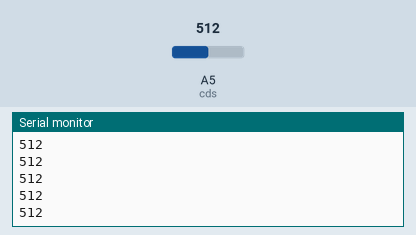
This sketch was run on a simulated Arduino Uno, built with avr-gcc and run on an emulated ATmega328P. Shown: the last lines printed to the serial monitor. The test bench sets the inputs (shaded band); at power-on: A5 (cds) = 512.

Above: at 1.2 s.
1.3 s: A5 (cds) set to 716
At 1.56 s:
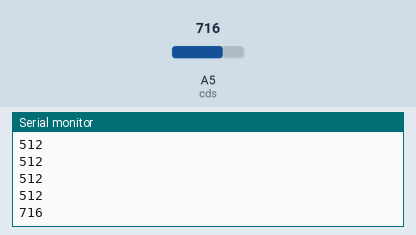
2.8 s: A5 (cds) set to 900
At 2.97 s:
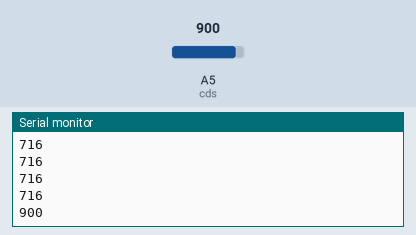
Timing chart, 0 to 5.8 s (numbered marks = the images above; inputs shaded):
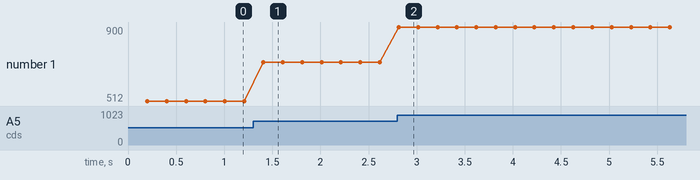

Measured:
- after the input at 1.3 s, the serial monitor: prints a new line after 0.11 s (image 1)
- after the input at 2.8 s, the serial monitor: prints a new line at once (image 2)
- plotted number 1: 512 → 716 after the input at 1.3 s, 716 → 900 after the input at 2.8 s

The sketch:

arrayData.ino
```cpp
#include <SoftwareSerial.h>
#include <Wire.h>
SoftwareSerial BT( 3, 2 );
#define cds A5
long lastTime = 0;
long delayTime = 200;
byte num1, num2;

void setup() {
  // put your setup code here, to run once:
  Serial.begin( 9600 );
  BT.begin( 9600 );
}

void loop() {
  // put your main code here, to run repeatedly:
  int val = analogRead( cds );

  if( millis() - lastTime > delayTime )
  {
    lastTime = millis();

    Serial.println( val );

    num1 = val / 256;
    num2 = val % 256;

    BT.print( "begin" );
    BT.print( "|" );
    BT.print( num1 );
    BT.print( "|" );
    BT.println( num2 );

  }
}
```
